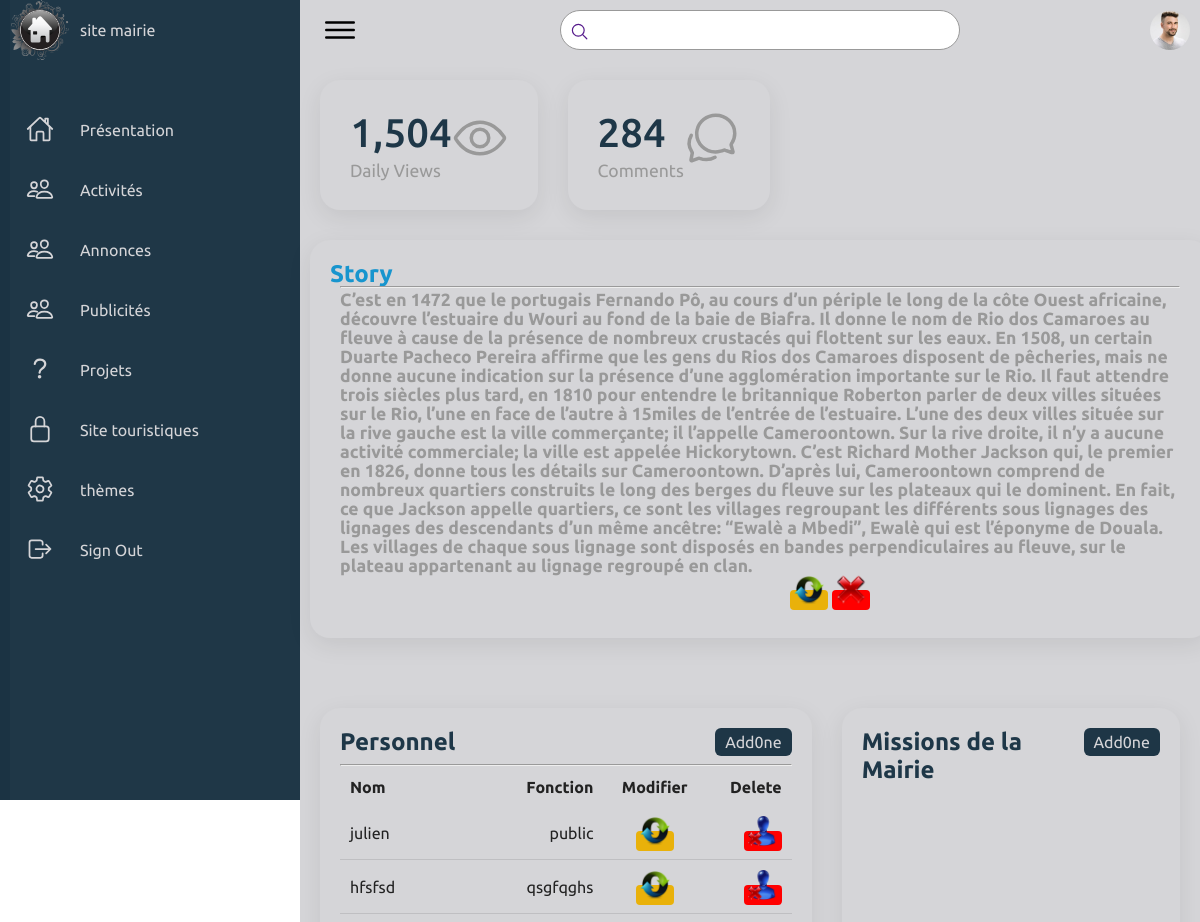
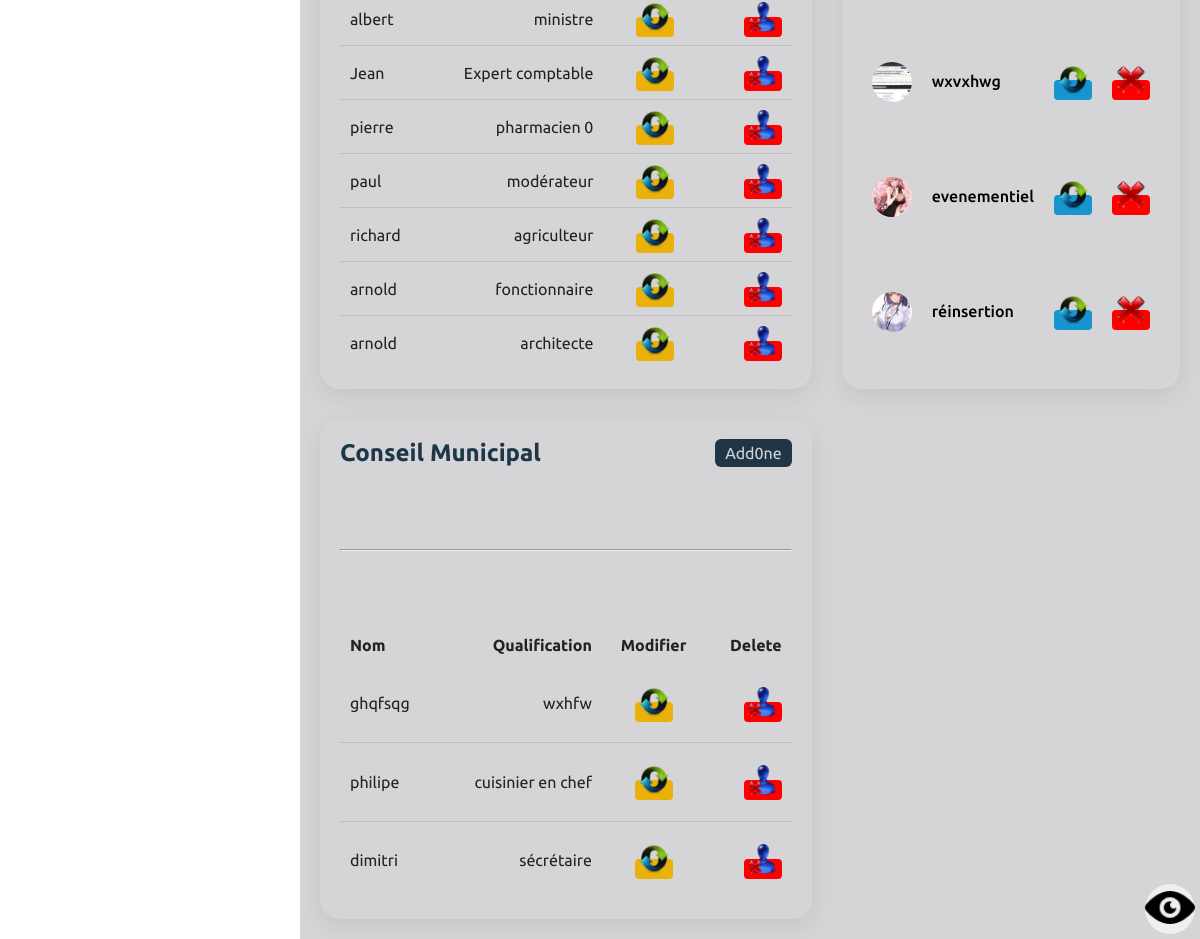
/CMS_2064/Admin/dashboard.php (signed in), run on the app's committed database (2 pictures, top to bottom).
### tables this page shows
CREATE TABLE `presentation` (
  `id` int(11) NOT NULL,
  `nom_Mairie` varchar(255) NOT NULL,
  `Story` text NOT NULL,
  `image` varchar(255) NOT NULL
);

CREATE TABLE `personnel` (
  `id` int(11) NOT NULL,
  `nom` varchar(255) NOT NULL,
  `Prenom` varchar(255) NOT NULL,
  `email` varchar(255) NOT NULL,
  `fonction` varchar(255) NOT NULL,
  `cv` varchar(255) NOT NULL,
  `image` varchar(255) NOT NULL
);

CREATE TABLE `Mission` (
  `id` int(11) NOT NULL,
  `titre` varchar(255) NOT NULL,
  `contenu` text NOT NULL,
  `image` varchar(255) DEFAULT NULL
);

CREATE TABLE `conseil` (
  `id` int(11) NOT NULL,
  `nom` varchar(255) NOT NULL,
  `prenom` varchar(255) NOT NULL,
  `qualification` varchar(255) NOT NULL,
  `photo` varchar(255) DEFAULT NULL
);

### CMS_2064/Admin/dashboard.php (the view, shortened to what this page needs)
<?php
    include 'includes/headlog.php';
    include "includes/header.php";
    if (isset($_SESSION['username'])) {
?>
        <div class="cardBox">
            <div class="card">
                <div>
                    <div class="numbers">1,504</div>
                    <div class="cardName">Daily Views</div>
                </div>
                <div class="iconBx">
                    <ion-icon name="eye-outline"></ion-icon>
                </div>
            </div>
            <div class="card">
                <div>
                    <div class="numbers">284</div>
                    <div class="cardName">Comments</div>
                </div>
                <div class="iconBx">
                    <ion-icon name="chatbubbles-outline"></ion-icon>
                </div>
            </div>
            <button class="view"><a href="../soft_thème/presentation.php" ><img src="../images/eye.png" width="100%" alt=""></a></button>
        </div>
        <?php
            $req = "SELECT * FROM presentation";
            $res1 = $conn->query($req);
            $tab=$res1->fetchAll();
            if ($tab) {
        ?>
        <div class="story">
            <div>
                <div class="title">
                    <h2>Story</h2>
                </div>
                <hr>
                <div class="content"><?= $tab[0]['Story']?></div>
            </div>
            <span class="status pending"><a href="MD_story.php?id=<?php echo $tab[0]['id']; ?>"><img src="../images/interact.png"  width="30px" alt=""></a></span>
            <span class="status return"><a href="Drop_story.php?id=<?php echo $tab[0]['id']; ?>"><img src="../images/button_cancel.png"  width="30px" alt=""></a></span>
        </div>
        <?php
             }
        ?>
        <div class="details">
        </div>
        <div class="details">
                <div class="recentOrders">
                    <div class="cardHeader">
                        <h2>Personnel</h2>
                        <a href="Add_personnel.php" class="btn">Add0ne</a>
                    </div>
                    <hr>
                    <table>
                        <thead>
                            <tr>
                                <td>Nom</td>
                                <td>Fonction</td>
                                <td>Modifier</td>
                                <td>Delete</td>
                            </tr>
                        </thead>
                        <tbody>
                            <?php
                                $req = "SELECT * FROM personnel order by id desc";
                                $res1 = $conn->query($req);
                                if ($res1) {
                                    $all = $res1->fetchAll();
                                    foreach ($all as $publisher) {
                            ?>
                            <tr>
                                <td><?php echo $publisher['nom']; ?></td>
                                <td><?php echo $publisher['fonction']; ?></td>
                                <td><span class="status pending"><a href="MD_personnel.php?id=<?php echo $publisher['id']; ?>"><img src="../images/interact.png"  width="30px" alt=""></a></span></td>
                                <td><span class="status return"><a href="Drop_pers.php?id=<?php echo $publisher['id']; ?>"><img src="../images/delete_user.png"  width="30px" alt=""></a></span></td>
                            </tr>
                            <?php
                                    }
                                }
                            ?>
                        </tbody>
                    </table>
                </div>
                <div class="recentCustomers">
                    <div class="cardHeader">
                        <h2>Missions de la Mairie</h2>
                        <a href="Add_mission.php" class="btn">Add0ne</a>
                    </div>
                        <table>
                        <tbody>
                        <?php
                            $req = "SELECT * FROM Mission order by id desc";
                            $res1 = $conn->query($req);
                            if ($res1) {
                                $all = $res1->fetchAll();
                                foreach ($all as $publisher) {
                        ?>
                        <tr>
                            <td width="60px">
                                <div class="imgBx"><img src="../images/<?php echo $publisher['image']; ?>" alt=""></div>
                            </td>
                            <td>
                                <h4><?php echo $publisher['titre']; ?></h4>
                            </td>
                            <td>
                                <span class="status inProgress"><a href="MD_mission.php?id=<?php echo $publisher['id']; ?>"><img src="../images/interact.png"  width="30px" alt=""></a></span>
                            </td>
                            <td>
                                 <span class="status return"><a href="Drop_mission.php?id=<?php echo $publisher['id']; ?>"><img src="../images/button_cancel.png"  width="30px" alt=""></a></span>
                            </td>
                        </tr>
                        <?php
                                }
                            }
                        ?>
                        </tbody>
                    </table>
                </div>
                <div class="recentOrders">
                    <div class="cardHeader">
                        <h2>Conseil Municipal</h2>
                        <a href="Add_cons.php" class="btn">Add0ne</a>
                    </div>
                    <hr>
                    <table>
                        <thead>
                            <tr>
                                <td>Nom</td>
                                <td>Qualification</td>
                                <td>Modifier</td>
                                <td>Delete</td>
                            </tr>
                        </thead>
                        <tbody>
                            <?php
                                $req = "SELECT * FROM conseil order by id desc";
                                $res1 = $conn->query($req);
                                if ($res1) {
                                    $all = $res1->fetchAll();
                                    foreach ($all as $publisher) {
                            ?>
                            <tr>
                                <td><?php echo $publisher['nom']; ?></td>
                                <td><?php echo $publisher['qualification']; ?></td>
                                <td><span class="status pending"><a href="MD_cons.php?id=<?php echo $publisher['id']; ?>"><img src="../images/interact.png"  width="30px" alt=""></a></span></td>
                                <td><span class="status return"><a href="Drop_cons.php?id=<?php echo $publisher['id']; ?>"><img src="../images/delete_user.png"  width="30px" alt=""></a></span></td>
                            </tr>
                            <?php
                                    }
                                }
                            ?>
                        </tbody>
                    </table>
                </div>
            </div>
<?php
     }
     else {
         header('location:../index.php');
     }
?>
<?php
    include "includes/footer.php";
?>

### CMS_2064/Admin/includes/header.php (shortened to what this page needs)
<!DOCTYPE html>
<html lang="en">
<head>
    <link rel="stylesheet" href="../css/style.css">
    <link rel="stylesheet" href="../css/icones.css">
</head>
<body>
    <div class="container">
        <div class="navigation">
            <ul>
                <li>
                    <a href="#">
                        <span class="icon">
                            <img src="../images/home.svg" alt="dashboard">
                        </span>
                        <span class="title">site mairie</span>
                    </a>
                </li>
                <li>
                    <a href="dashboard.php">
                        <span class="icon">
                            <ion-icon name="home-outline"></ion-icon>
                        </span>
                        <span class="title">Présentation</span>
                    </a>
                </li>
                <li>
                    <a href="activités.php">
                        <span class="icon">
                            <ion-icon name="people-outline"></ion-icon>
                        </span>
                        <span class="title">Activités</span>
                    </a>
                </li>
                <li>
                    <a href="annonces.php">
                        <span class="icon">
                            <ion-icon name="people-outline"></ion-icon>
                        </span>
                        <span class="title">Annonces</span>
                    </a>
                </li>
                <li>
                    <a href="Pubs.php">
                        <span class="icon">
                            <ion-icon name="people-outline"></ion-icon>
                        </span>
                        <span class="title">Publicités</span>
                    </a>
                </li>
                <li>
                    <a href="Projets.php">
                        <span class="icon">
                            <ion-icon name="help-outline"></ion-icon>
                        </span>
                        <span class="title">Projets</span>
                    </a>
                </li>
                <li>
                    <a href="Tourisme.php">
                        <span class="icon">
                            <ion-icon name="lock-closed-outline"></ion-icon>
                        </span>
                        <span class="title">Site touristiques</span>
                    </a>
                </li>
                <li>
                    <a href="#">
                        <span class="icon">
                            <ion-icon name="settings-outline"></ion-icon>
                        </span>
                        <span class="title">thèmes</span>
                    </a>
                </li>
                <li>
                    <a href="logout.php">
                        <span class="icon">
                            <ion-icon name="log-out-outline"></ion-icon>
                        </span>
                        <span class="title">Sign Out</span>
                    </a>
                </li>
            </ul>
        </div>
        <div class="main">
            <div class="topbar">
                <div class="toggle">
                    <ion-icon name="menu-outline"></ion-icon>
                </div>
                <div class="search">
                    <label>
                        <input type="text" placeholder="Search here">
                        <a href=""><ion-icon name="search-outline"></ion-icon></a>
                    </label>
                </div>
                <div class="user">
                    <img src="../images/customer01.jpg" alt="">
                </div>
            </div>

### CMS_2064/Admin/includes/footer.php (shortened to what this page needs)
    </div>
</div>
</body>
</html>

### data on the page
presentation: Story "C’est en 1472 que le portugais Fernando Pô, au cours d’un périple le long de la côte Ouest africaine, découvre l’estuaire du Wouri au fond de la baie de Biafra. Il donne le nom de Rio dos Camaroes au fleuve à cause de la présence de nombreux crustacés qui flottent sur les eaux. En 1508, un certain Duarte Pacheco Pereira affirme que les gens du Rios dos Camaroes disposent de pêcheries, mais ne donne aucune indication sur la présence d’une agglomération importante sur le Rio. Il faut attendre trois siècles plus tard, en 1810 pour entendre le britannique Roberton parler de deux villes situées sur le Rio, l’une en face de l’autre à 15miles de l’entrée de l’estuaire. L’une des deux villes située…"
personnel: nom "julien", fonction "public"
personnel: nom "hfsfsd", fonction "qsgfqghs"
personnel: nom "albert", fonction "ministre"
personnel: nom "Jean", fonction "Expert comptable"
personnel: nom "pierre", fonction "pharmacien 0"
personnel: nom "paul", fonction "modérateur"
personnel: nom "richard", fonction "agriculteur"
personnel: nom "arnold", fonction "fonctionnaire"
personnel: nom "arnold", fonction "architecte"
mission: image (picture), titre "wxvxhwg"
mission: image (picture), titre "evenementiel"
mission: image (picture), titre "réinsertion"
conseil: nom "ghqfsqg", qualification "wxhfw"
conseil: nom "philipe", qualification "cuisinier en chef"
conseil: nom "dimitri", qualification "sécrétaire"
